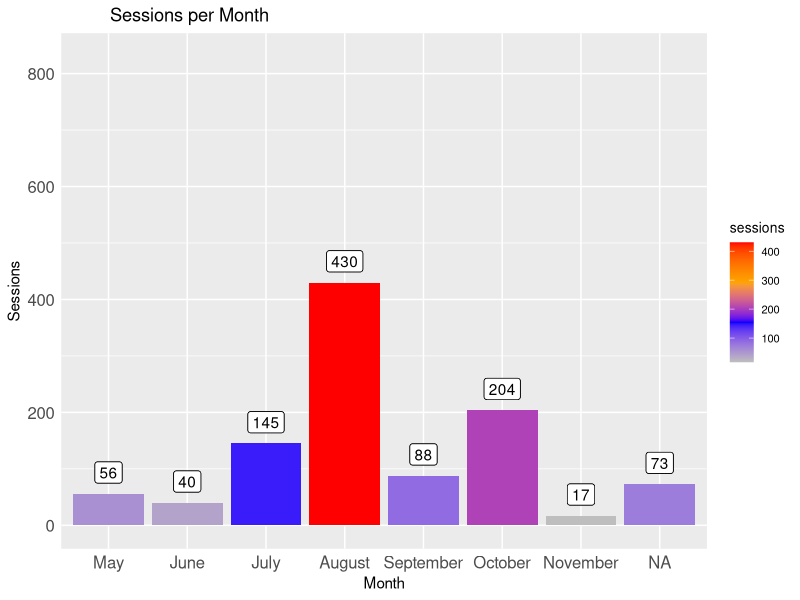
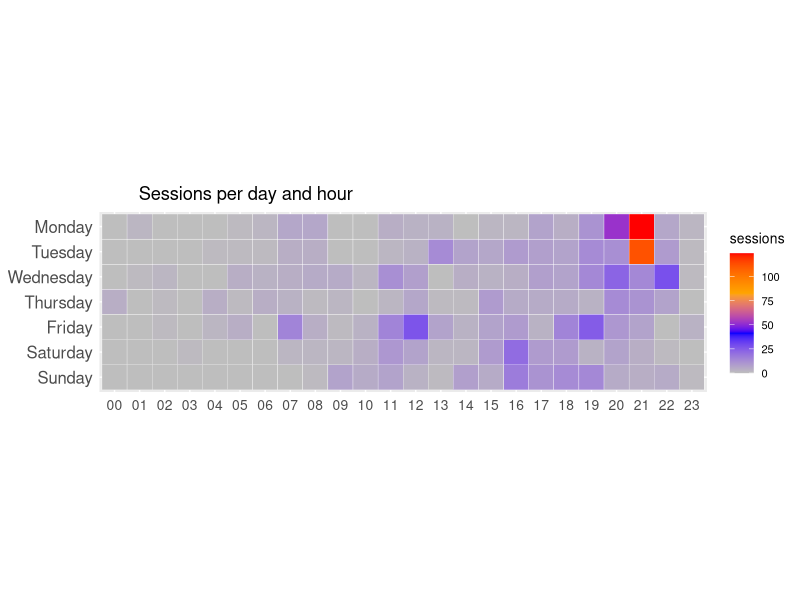
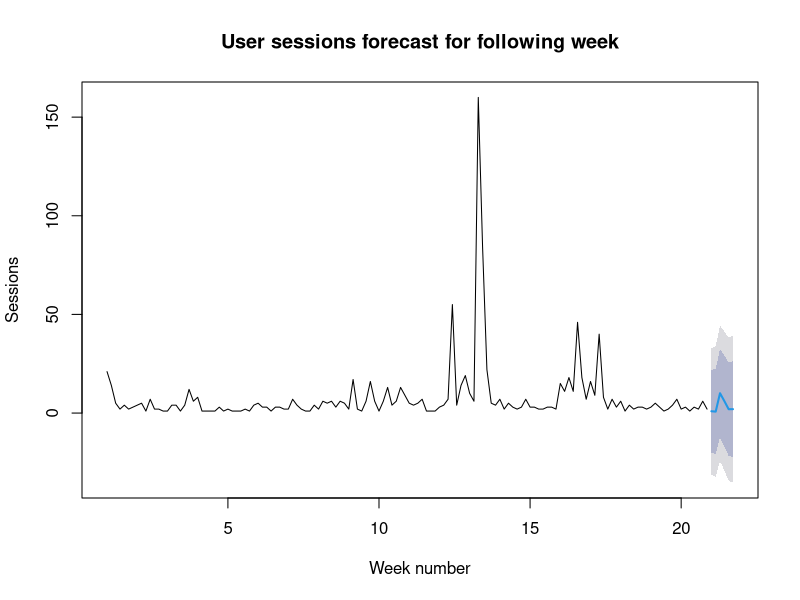
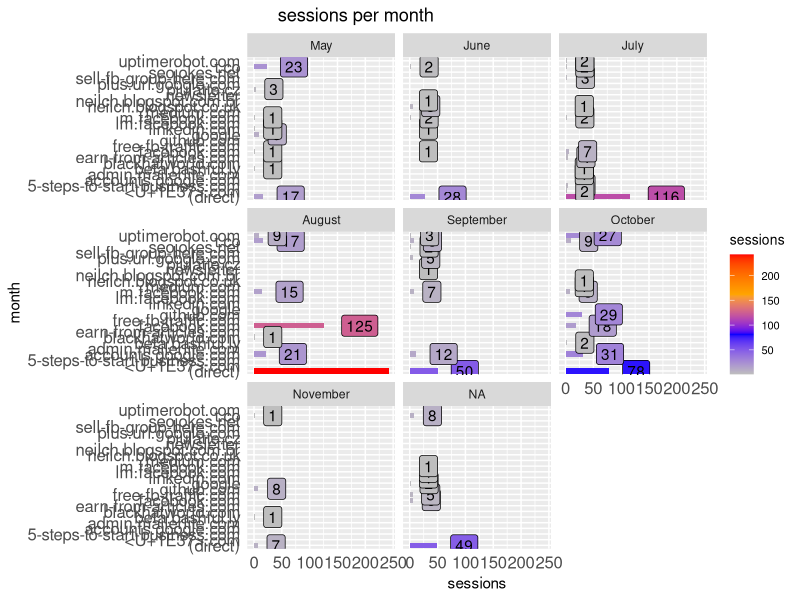

These charts were generated, in order, by the following R code:
## ---- chunk 1
knitr::opts_chunk$set(echo = TRUE)
library("readr")
library(dplyr)
library(ggplot2)

sessions <- read_csv("data/sessions.csv")
sessions_per_hour <- read_csv("data/sessions_per_hour.csv")

heat_scale <- c("Grey","Blue","Orange","Red")
days_of_week <- c("Monday","Tuesday","Wednesday","Thursday", "Friday", "Saturday","Sunday")

sessions$medium <- trimws(sessions$medium, which = "both")
sessions$source <- trimws(sessions$source, which = "both")

#########################################

sessions$mes <- months(sessions$date)
sessions$mes <- factor(sessions$mes, levels = c("January", "Feburary",
                                                "March", "Abril",
                                                "May", "June",
                                                "July", "August",
                                                "September", "October", "November", "December"), ordered = T)

sessions$dia <- weekdays(sessions$date)
sessions$dia <- ordered(sessions$dia, levels=rev(days_of_week)) 
sessions_per_hour$dia <- weekdays(sessions_per_hour$date)
sessions_per_hour$dia <- ordered(sessions_per_hour$dia, levels=rev(days_of_week)) 


sessions_per_month <- sessions %>%
  group_by(mes) %>%
  summarise(sessions = sum(sessions))

sessions_hour <- sessions_per_hour %>%
  group_by(dia, hour) %>%
  summarise(sessions = sum(sessions))

sessions_per_day <- sessions %>%
  group_by(date) %>%
  summarise(sessions = sum(sessions))
## ---- chunk 2

title <- "Sessions per Month" 

dd <- ggplot(sessions_per_month, aes(x = mes, y = sessions, fill = sessions, label = sessions)) 
dd <- dd +  geom_col()
dd <- dd + labs(x="Month", y="Sessions", title= title)
dd <- dd + scale_fill_gradientn(colours = heat_scale)
dd <- dd + theme(plot.title=element_text(hjust=0.1))
dd <- dd + theme(axis.ticks=element_blank())
dd <- dd + theme(axis.text=element_text(size=12))
dd <- dd + theme(legend.title=element_text(size=10))
dd <- dd + theme(legend.text=element_text(size=8))
dd <- dd + geom_label(vjust = -0.5)
dd <- dd + ylim(0,ceiling(max(sessions_per_month$sessions))+400)
dd <- dd + geom_label(fill = "white", vjust = -0.5)
dd
## ---- chunk 3

gg <- ggplot(sessions_hour, aes(x=hour, y=dia, fill=sessions))
gg <- gg + scale_fill_gradientn(colours = heat_scale)
gg <- gg + geom_tile(color="white", size=0.1)
gg <- gg + coord_equal()
gg <- gg + labs(x=NULL, y=NULL, title="Sessions per day and hour")
gg <- gg + theme(plot.title=element_text(hjust=0.1))
gg <- gg + theme(axis.ticks=element_blank())
gg <- gg + theme(axis.text.y =element_text(size=12))
gg <- gg + theme(axis.text.x =element_text(size=10))
gg <- gg + theme(legend.title=element_text(size=10))
gg <- gg + theme(legend.text=element_text(size=8))
gg

## ---- chunk 4
library(forecast)
xxxx <- ts(sessions_per_day$sessions, frequency = 7)
hw(xxxx,6)
plot(hw(xxxx, 6), main = "User sessions forecast for following week", xlab ="Week number", ylab = "Sessions")


## ---- chunk 5

sessions_fuente <- sessions %>%
  group_by(mes, source) %>%
  summarise(sessions = sum(sessions))


ee <- ggplot(sessions_fuente, aes(x = source, y = sessions, fill = sessions,
                                  label = sessions)) 
ee <- ee +  geom_col()
ee <- ee + facet_wrap(~ mes) 
ee <- ee + coord_flip()
ee <- ee + labs(x="month", y="sessions", title="sessions per month")
ee <- ee + scale_fill_gradientn(colours = heat_scale)
ee <- ee + theme(plot.title=element_text(hjust=0.1))
ee <- ee + theme(axis.ticks=element_blank())
ee <- ee + theme(axis.text=element_text(size=12))
ee <- ee + theme(legend.title=element_text(size=10))
ee <- ee + theme(legend.text=element_text(size=8))
ee <- ee + geom_label(hjust = -0.5)
ee

